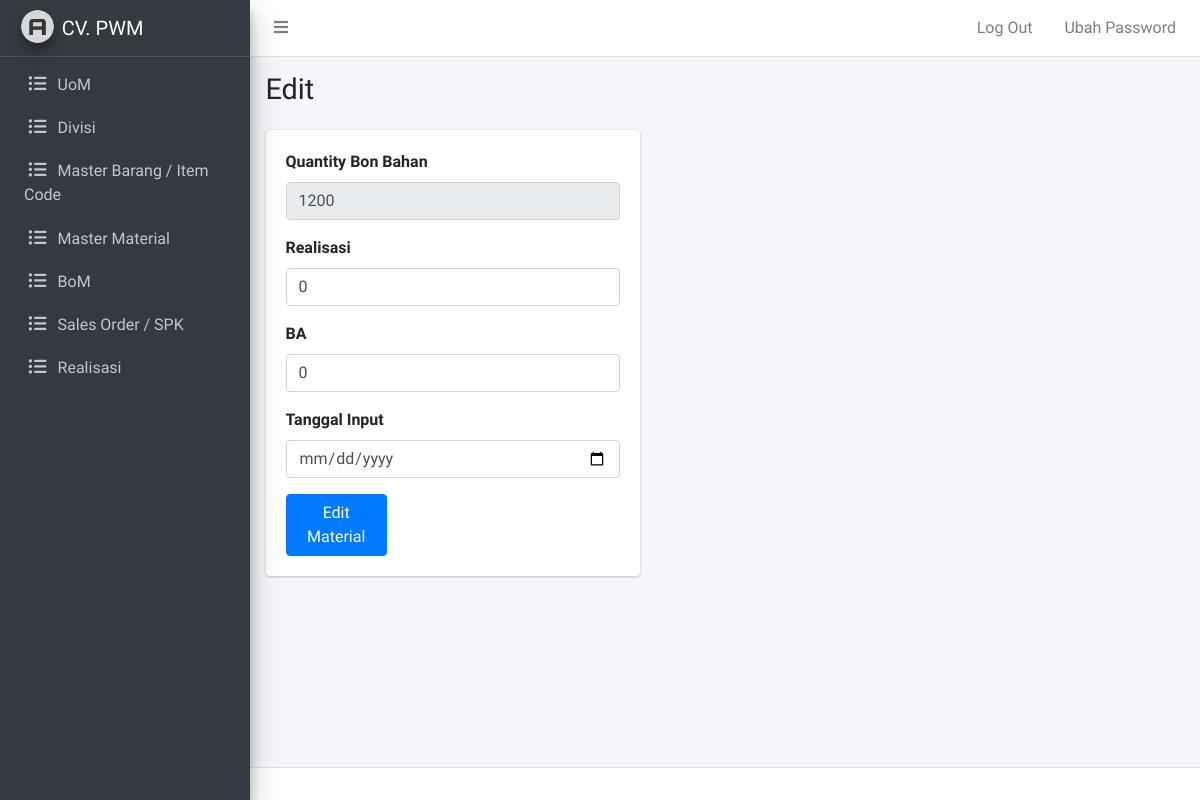
/admin/realisasi-detail-edit.php?nopo=PO1&itemid=item1&materialid=material2&soid=23 (signed in), run on an earlier commit of the app's database.
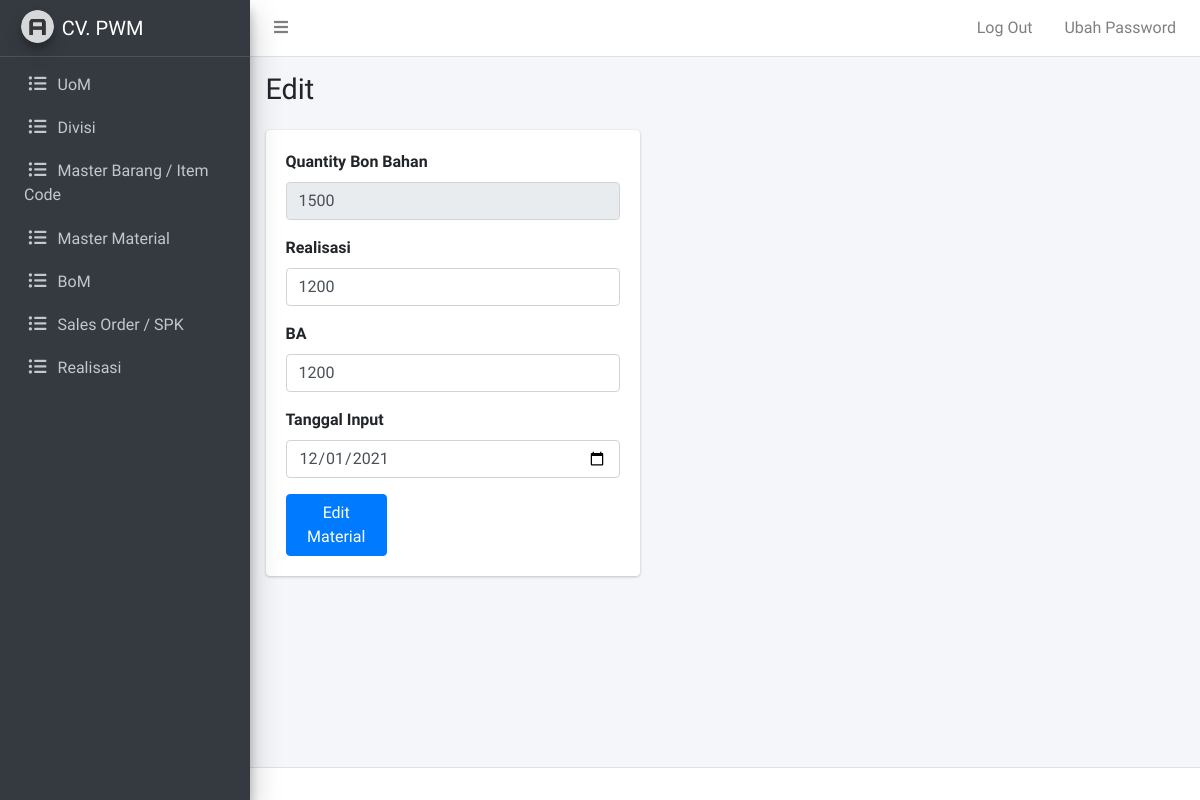
And on a later commit of the database.
### tables this page shows
CREATE TABLE `bom` (
  `bom_id` int(11) NOT NULL,
  `bom_item_id` varchar(255) NOT NULL,
  `bom_material_id` varchar(255) DEFAULT NULL,
  `bom_quantity` float NOT NULL DEFAULT 0,
  `bom_divisi_id` int(11) DEFAULT NULL
);

CREATE TABLE `so` (
  `so_id` int(11) NOT NULL,
  `so_no_po` varchar(255) NOT NULL,
  `so_bom_id` int(11) NOT NULL,
  `so_qty_order` float NOT NULL,
  `so_lot_number` varchar(255) NOT NULL,
  `so_realisasi` float NOT NULL,
  `so_ba` float NOT NULL,
  `so_tanggal` date NOT NULL
);

### admin/realisasi-detail-edit.php (the view, shortened to what this page needs)
<?php
require_once "../koneksi.php";
extract($_GET);
$queryrealisasi = mysqli_query($conn, "SELECT so.so_qty_order, bom.bom_quantity, so.so_realisasi, so.so_ba, so.so_tanggal FROM so JOIN bom ON bom.bom_id = so.so_bom_id JOIN item ON item.item_id = bom.bom_item_id JOIN divisi ON divisi.divisi_id = bom.bom_divisi_id JOIN material ON material.material_id = bom.bom_material_id JOIN uom ON uom.uom_id = material.material_uom_id WHERE so.so_no_po = '$nopo' AND bom.bom_item_id = '$itemid' AND bom.bom_material_id = '$materialid'");
$realisasi = mysqli_fetch_assoc($queryrealisasi);
$totalkebuthan = floatval($realisasi['bom_quantity'] * $realisasi['so_qty_order']);
?>
<?php require_once "template/header.php"; ?>
<?php require_once "template/navbar.php"; ?>
<?php require_once "template/sidebar.php"; ?>
  <div class="content-wrapper">
    <div class="content-header">
      <div class="container-fluid">
        <div class="row mb-2">
          <div class="col-sm-6">
            <h1 class="m-0">Edit</h1>
          </div>
        </div>
      </div>
    </div>
    <div class="content">
      <div class="container-fluid">
        <div class="row">
          <div class="col-md-5">
            <div class="card">
              <div class="card-body">
                <form action="" method="post">
                  <div class="row">
                    <div class="col-md">
                      <div class="mb-3">
                        <label for="totalkebutuhan" class="form-label">Quantity Bon Bahan</label>
                        <input name="totalkebutuhan" type="text" class="form-control" id="totalkebutuhan" value="<?= $totalkebuthan ?>" disabled>
                      </div>
                      <div class="mb-3">
                        <label for="realisasi" class="form-label">Realisasi</label>
                        <input name="realisasi" type="text" class="form-control" id="realisasi" value="<?= $realisasi['so_realisasi'] ?>" required>
                      </div>
                      <div class="mb-3">
                        <label for="ba" class="form-label">BA</label>
                        <input name="ba" type="text" class="form-control" id="ba" value="<?= $realisasi['so_ba'] ?>" required>
                      </div>
                      <div class="mb-3">
                        <label for="tanggal" class="form-label">Tanggal Input</label>
                        <input name="tanggal" type="date" class="form-control" id="tanggal" value="<?= $realisasi['so_tanggal'] ?>" required>
                      </div>
                    </div>
                  </div>
                  <div class="row">
                    <div class="col-md-4">
                      <button class="btn btn-primary" type="submit" name="add" id="add">Edit Material</button>
                    </div>
                  </div>
                </form>
              </div>
            </div>
          </div>
        </div>
      </div>
    </div>
  </div>
<?php require_once "template/footer.php"; ?>

What changed in the data, as far as the page shows it:
changed through a linked row, bom: totalkebutuhan "1200" → "1500"
changed so: realisasi "0" → "1200"; ba "0" → "1200"; tanggal (not shown) → "12/01/2021"
